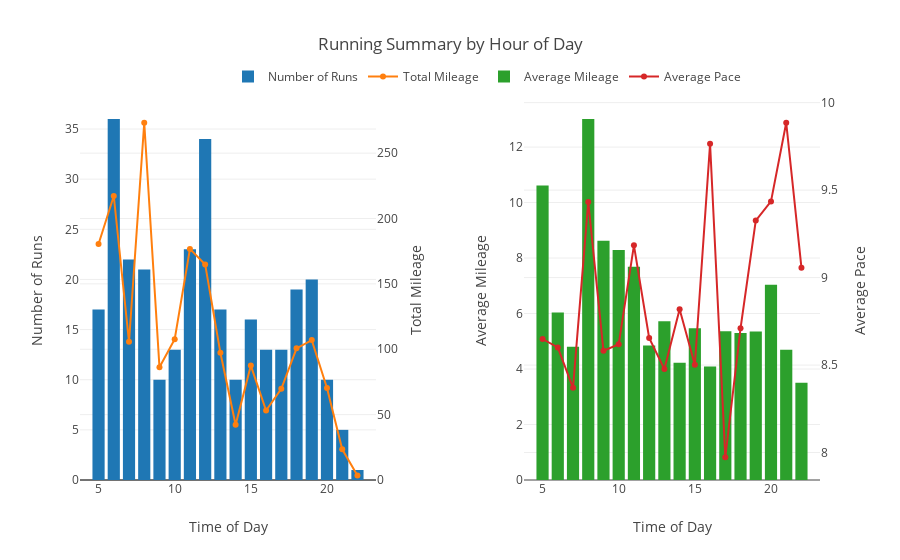

Source (notebook cell):
### Code cell
iplot(fig)

### Figure 1 — Plotly figure (JSON) as saved in the notebook; plotly's stock layout.template omitted (floating-point values rounded to 4 significant figures)
{"data": [{"name": "Number of Runs", "type": "bar", "uid": "c0a22c79-bd6a-4e93-8233-64491c130f52", "x": [5, 6, 7, 8, 9, 10, 11, 12, 13, 14, 15, 16, 17, 18, 19, 20, 21, 22], "xaxis": "x", "y": [17, 36, 22, 21, 10, 13, 23, 34, 17, 10, 16, 13, 13, 19, 20, 10, 5, 1], "yaxis": "y"}, {"name": "Total Mileage", "type": "scatter", "uid": "c5fb0e52-bbc2-4bea-879d-ae6e303f15bf", "x": [5, 6, 7, 8, 9, 10, 11, 12, 13, 14, 15, 16, 17, 18, 19, 20, 21, 22], "xaxis": "x", "y": [180.5, 217.2, 105.7, 273.2, 86.23, 107.7, 176.7, 164.9, 97.28, 42.26, 87.52, 53.18, 69.74, 100.7, 107.0, 70.34, 23.47, 3.508], "yaxis": "y3"}, {"name": "Average Mileage", "type": "bar", "uid": "b1d4ff0a-f6be-443b-ba3d-f8fce885167e", "x": [5, 6, 7, 8, 9, 10, 11, 12, 13, 14, 15, 16, 17, 18, 19, 20, 21, 22], "xaxis": "x2", "y": [10.62, 6.034, 4.802, 13.01, 8.623, 8.286, 7.685, 4.849, 5.722, 4.226, 5.47, 4.091, 5.365, 5.299, 5.351, 7.034, 4.693, 3.508], "yaxis": "y2"}, {"name": "Average Pace", "type": "scatter", "uid": "1d8d22d2-4586-4add-8eb9-53130e0ce0c4", "x": [5, 6, 7, 8, 9, 10, 11, 12, 13, 14, 15, 16, 17, 18, 19, 20, 21, 22], "xaxis": "x2", "y": [8.649, 8.601, 8.37, 9.432, 8.581, 8.619, 9.184, 8.655, 8.477, 8.819, 8.502, 9.765, 7.973, 8.71, 9.326, 9.436, 9.885, 9.056], "yaxis": "y4"}], "layout": {"legend": {"orientation": "h", "x": 0.2, "y": 1.1}, "title": {"text": "Running Summary by Hour of Day"}, "xaxis": {"anchor": "y", "domain": [0, 0.4], "title": {"text": "Time of Day"}}, "xaxis2": {"anchor": "y2", "domain": [0.6, 1], "title": {"text": "Time of Day"}}, "yaxis": {"anchor": "x", "domain": [0, 1], "title": {"text": "Number of Runs"}}, "yaxis2": {"anchor": "x2", "domain": [0, 1], "title": {"text": "Average Mileage"}}, "yaxis3": {"anchor": "x", "overlaying": "y", "rangemode": "tozero", "side": "right", "title": {"text": "Total Mileage"}}, "yaxis4": {"anchor": "x2", "overlaying": "y2", "side": "right", "title": {"text": "Average Pace"}}}}
